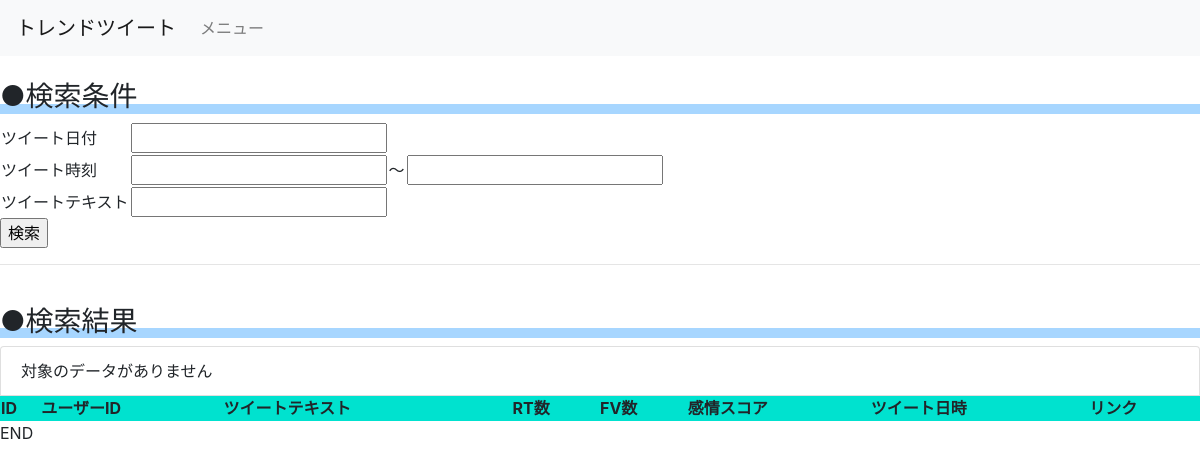
Before: /app/trend/5/tweet/ with the older database file.
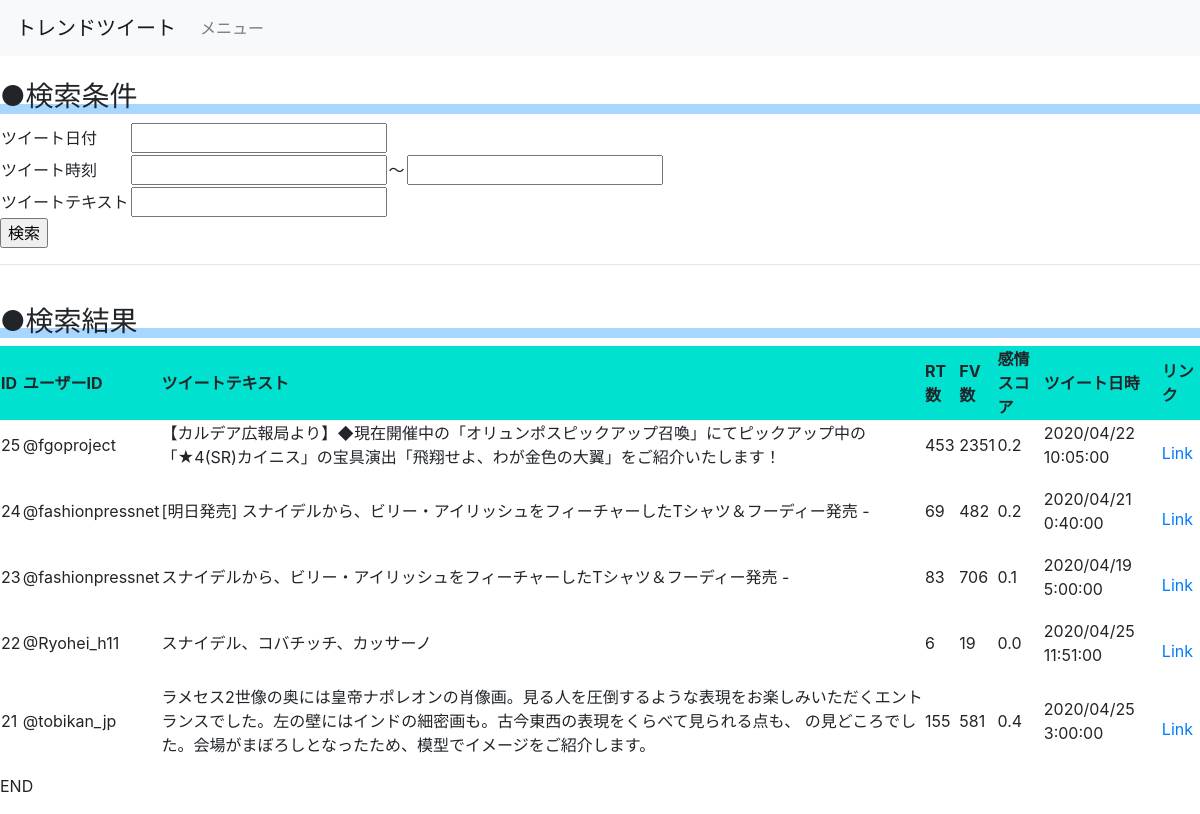
After: the same page with the newer database file.
### app/models.py (models this page shows, shortened)
class Tweet(models.Model):
    userid = models.CharField(
        verbose_name = 'ユーザーID',
        max_length = 200,
    )
    tweettext = models.CharField(
        verbose_name = 'ツイートテキスト',
        max_length = 500,
        blank=True,
        null=True,
    )
    retweetvolume = models.IntegerField(
        verbose_name='RT数',
        validators=[validators.MinValueValidator(0)],
    )
    favoritevolume = models.IntegerField(
        verbose_name='FV数',
        validators=[validators.MinValueValidator(0)],
    )
    tweeturl = models.CharField(
        verbose_name = 'ツイートURL',
        max_length = 200,
    )
    tweettime = models.DateTimeField(
        verbose_name='ツイート日時',
    )
    tweetsentimentscore = models.FloatField(
        verbose_name='ツイート感情指数',
        blank=True,
        null=True,
    )
    tweetsentimentsmagnitude = models.FloatField(
        verbose_name='ツイート感情強度指数',
        blank=True,
        null=True,
    )
    tweetvalidstrcount = models.IntegerField(
        verbose_name='ツイート有効文字数',
        validators=[validators.MinValueValidator(0)],
    )
    trend = models.ForeignKey(Trend, on_delete=models.CASCADE)
    url = models.ForeignKey(Url, on_delete=models.CASCADE)

### app/views.py (the view, shortened to what this page needs)
# urls.py: path('trend/<int:trendid>/tweet/', views.tweet_forms, name='tweet'),
def tweet_forms(request, trendid):
    message = ''
    tweet_list = Tweet.objects.all().order_by('-pk')
    form = forms.TweetForm(request.GET or request.POST or None)
    if request.method == 'GET':
        if trendid:
            tweet_list = tweet_list.filter(trend__pk=trendid)
    d = {
        'form': form,
        'message': message,
        'tweet_list' : tweet_list,
        }
    return render(request, 'app/tweet_list.html', d)

### app/forms.py
class TweetForm(forms.ModelForm):
    create_at_date = forms.DateField(label='ツイート日付', required=False, widget=datetimepicker.TimePickerInput(
                    format='%Y-%m-%d',
                    options={
                        'locale': 'ja',
                    }
                ))
    create_at_from  = forms.TimeField(label='ツイート時刻', required=False, widget=datetimepicker.TimePickerInput(
                    format='%H:%M:%S',
                    options={
                        'locale': 'ja',
                    }
                ))
    create_at_to  = forms.TimeField(required=False, widget=datetimepicker.TimePickerInput(
                    format='%H:%M:%S',
                    options={
                        'locale': 'ja',
                    }
                ))
    class Meta:
        model = Tweet
        fields = ('tweettext',)

### app/templates/app/tweet_list.html (shortened to what this page needs)
{% extends "app/_base.html" %}
{% block content %}
<br>
  <h3 class="sub_title">●検索条件</h3>
  <form method="post" action="">
	<table>
	  <tr>
	    <td>{{ form.create_at_date.label }}</td>
	    <td>{{ form.create_at_date }}</td>
	  </tr>
	  <tr>
	    <td>{{ form.create_at_from.label }}</td>
	    <td>{{ form.create_at_from }}</td>
		<td> ～	</td>
	    <td>{{ form.create_at_to }}</td>
	  </tr>
	  <tr>
	    <td>{{ form.tweettext.label }}</td>
	    <td>{{ form.tweettext }}</td>
	  </tr>
	</table>
    <input type="submit" value="検索">
  </form>
  <hr>
  <br>
    <h3 class="sub_title">●検索結果</h3>
	<div class="row">
		<div class="col-12">
			<ul class="list-group">
				<table id="tablelist" class="tablesorter">
					<thead>
					<tr>
						<th>ID</th>
						<th>ユーザーID</th>
						<th>ツイートテキスト</th>
						<th>RT数</th>
						<th>FV数</th>
						<th>感情スコア</th>
						<th>ツイート日時</th>
						<th>リンク</th>
					</tr>
					</thead>
					{% for tweet in tweet_list %}
						<tr>
							<td><p>{{ tweet.pk }}</p></td>
							<td><p>{{ tweet.userid }}</p></td>
							<td><p>{{ tweet.tweettext }}</p></td>
							<td><p>{{ tweet.retweetvolume }}</p></td>
							<td><p>{{ tweet.favoritevolume }}</p></td>
							<td><p>{{ tweet.tweetsentimentscore }}</p></td>
							<td><p>{{ tweet.tweettime|date:"Y/m/d G:i:s"}}</p></td>
							<td><a href={{ tweet.tweeturl }}>Link</a></td>
						</tr>
				{% empty %}
				<li class="list-group-item">
					対象のデータがありません
				</li>
				{% endfor %}
				</table>
			</ul>
		</div>
	</div>
{% endblock %}

### app/templates/app/_base.html (shortened to what this page needs)
<!doctype html>
<html lang="ja">
  <head>
    <link rel="stylesheet" href="https://maxcdn.bootstrapcdn.com/bootstrap/4.0.0-beta.2/css/bootstrap.min.css">
	{% load static %}
	<link rel="stylesheet" type="text/css" href="{% static 'app/css/app.css' %}">
	<link href="https://maxcdn.bootstrapcdn.com/bootstrap/4.0.0/css/bootstrap.min.css" rel="stylesheet">
	<link rel="stylesheet" href="https://cdnjs.cloudflare.com/ajax/libs/jquery.tablesorter/2.31.0/css/theme.default.min.css">
  </head>
  <body>
    <nav class="navbar navbar-expand-lg navbar-light bg-light">
        <a class="navbar-brand" href="#">トレンドツイート</a>
        <div class="collapse navbar-collapse" id="Navber">
            <ul class="navbar-nav mr-auto">
                <li class="nav-item">
                    <a class="nav-link" href="{% url 'menu' %}">メニュー</a>
                </li>
            </ul>
        </div>
    </nav>
    {% block content %}
    {% endblock %}
<p>END</p>
  </body>
</html>

### app/static/app/css/app.css (style rules this page uses)
th { background-color: #00e2cf; }
h3.sub_title { background: linear-gradient(transparent 70%, #a7d6ff 70%); }

Changed rows visible on the page:
added Tweet: pk "25", userid "@fgoproject", tweettext "【カルデア広報局より】◆現在開催中の「オリュンポスピックアップ召喚」にてピックアップ中の「★4(SR)カイニス」の宝具演出「飛翔せよ、わが金色の大翼」をご紹介いたします！", retweetvolume "453", favoritevolume "2351", tweetsentimentscore "0.2", tweettime "2020/04/22 10:05:00"
added Tweet: pk "24", userid "@fashionpressnet", tweettext "[明日発売] スナイデルから、ビリー・アイリッシュをフィーチャーしたTシャツ＆フーディー発売 -", retweetvolume "69", favoritevolume "482", tweetsentimentscore "0.2", tweettime "2020/04/21 0:40:00"
added Tweet: pk "23", userid "@fashionpressnet", tweettext "スナイデルから、ビリー・アイリッシュをフィーチャーしたTシャツ＆フーディー発売 -", retweetvolume "83", favoritevolume "706", tweetsentimentscore "0.1", tweettime "2020/04/19 5:00:00"
added Tweet: pk "22", userid "@Ryohei_h11", tweettext "スナイデル、コバチッチ、カッサーノ", retweetvolume "6", favoritevolume "19", tweetsentimentscore "0.0", tweettime "2020/04/25 11:51:00"
added Tweet: pk "21", userid "@tobikan_jp", tweettext "ラメセス2世像の奥には皇帝ナポレオンの肖像画。見る人を圧倒するような表現をお楽しみいただくエントランスでした。左の壁にはインドの細密画も。古今東西の表現をくらべて見られる点も、 の見どころでした。会場がまぼろしとなったため、模型でイメージをご紹介します。", retweetvolume "155", favoritevolume "581", tweetsentimentscore "0.4", tweettime "2020/04/25 3:00:00"
Other visible differences:
text no longer shown: "対象のデータがありません"
